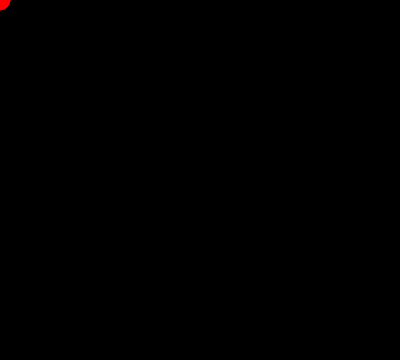
Frame 1 (no input)
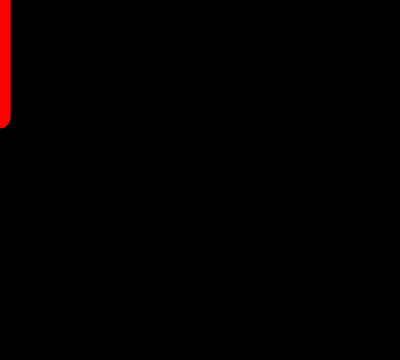
Frame 60 (no input)
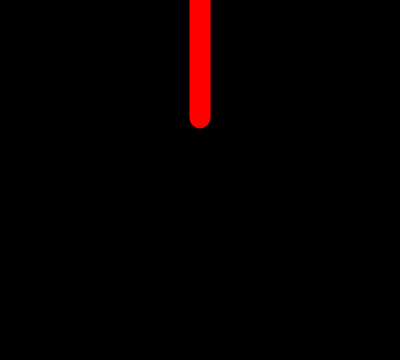
Frame 120 (the mouse pressed at the canvas centre since frame 60)

The p5.js sketch that drew these frames (run headless with seeded random() and noise() and a simulated clock; from frame 60 on, the mouse is pressed at the canvas centre):

// p5.js sketch
// ── sketch.js
var toto=0;

function setup() {
  createCanvas(400,360);
   background(0);
}

function draw() {

  stroke(255,0,0);
  fill(255,0,0);
  ellipse(mouseX,toto,20,20);
  toto=toto+2;
}

function mousePressed(){
  background(0);
  toto=0;
}
